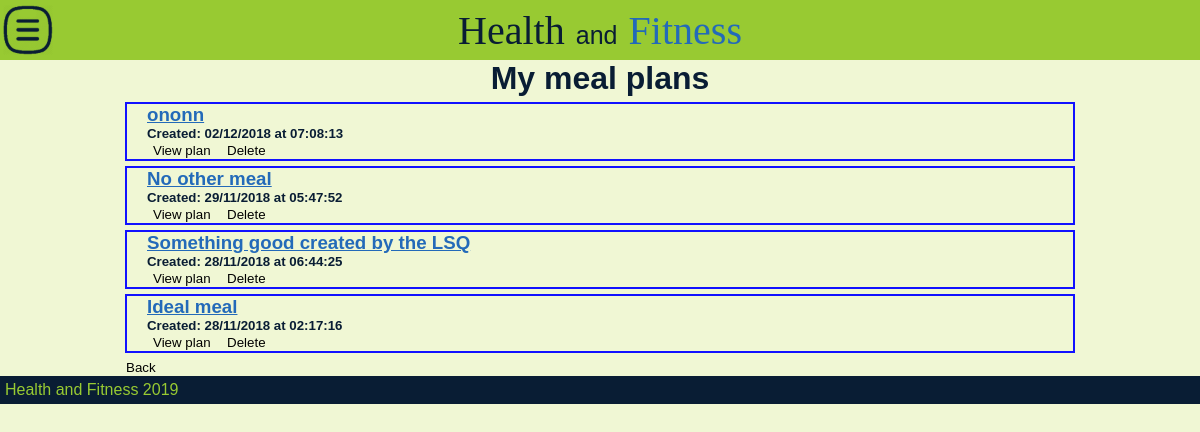
The page /my_plans/ (signed in) on the database its author committed.
### planner/models.py (models this page shows, shortened)
class Plan(models.Model):
    name = models.CharField(max_length=45)
    owner = models.ForeignKey(User, on_delete=models.CASCADE)
    date = models.DateTimeField(default=datetime.now)  # when created

### myPlans/views.py (the view)
# urls.py: path('', views.user_plans, name='plans'),
def user_plans(request):
    if not request.user.is_authenticated:
        return HttpResponseRedirect('/accounts/login')
    plans = request.user.plan_set.all().order_by("-date")
    context = {
        'plans': plans,
    }
    return render(request, "myPlans/plans.html", context)

### calc/models.py (called while the page is built)
    @staticmethod  # Just a temporary shit, to get random number for static urls
    def random_v():  # remove in production
        return str(randint(0, 2048))

### myPlans/templates/myPlans/plans.html (shortened to what this page needs)
{% extends "mainApp/wrapper.html" %}
{% load static %}
{% block content %}
<div id="plans">
    <h1>My meal plans</h1>
    {% if plans %}
        {% for plan in plans %}
            <div class="plan_in_list">
                <a class="header3" href="{% url 'myPlans:plan' index=forloop.counter %}">
                    <h3>{{plan.name}} </h3>
                </a>
                <h5>Created: {{plan.date|date:"d/m/Y"}} at {{plan.date|date:"h:i:s"}}</h5>
                <a href="{% url 'myPlans:plan' index=forloop.counter %}">
                    <button>View plan</button>
                </a>
                <a href="{% url 'myPlans:delete' pk=plan.pk %}">
                    <button>Delete</button>
                </a>
            </div>
        {% endfor %}
    {% else %}
        <h3>There are no meal plans created</h3>
    {% endif %}
    <a href="{% url 'mainApp:mainPage' %}">
        <button>Back</button>
    </a>
</div>
{% endblock %}

### mainApp/static/css/style.css (style rules this page uses)
* { box-sizing: border-box; }
body { margin: 0; color: #091D34; background: #F0F7D4; font-family: "Poppins", sans-serif; font-size: 16px; }
a, .pseudo_a { cursor: pointer; color: #236AB9; text-decoration: none; }
button { border: none; margin: 0; background-color: rgba(0, 0, 0, 0); }
h1, h2, h3, h4, h5, h6 { font-family: "Poppins", Arial, sans-serif; font-weight: bold; margin-block-start: 0px; margin-block-end: 0px; }

### myPlans/templates/myPlans/plans.html (style rules this page uses)
a { text-decoration:none; }
.header3 { text-decoration: underline; }
h1 { text-align:center; }
#plans { width: 80%; margin: auto; padding:; }
.plan_in_list { border: 2px solid #11f; margin: 5px; padding: 0 20px; }

### rows shown on the page
Plan: name "ononn", date "02/12/2018", date "07:08:13"
Plan: name "No other meal", date "29/11/2018", date "05:47:52"
Plan: name "Something good created by the LSQ", date "28/11/2018", date "06:44:25"
Plan: name "Ideal meal", date "28/11/2018", date "02:17:16"
